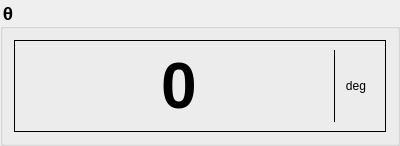
            <widget class="QGroupBox" name="GroupT">
             <property name="minimumSize">
              <size>
               <width>400</width>
               <height>0</height>
              </size>
             </property>
             <property name="maximumSize">
              <size>
               <width>400</width>
               <height>16777215</height>
              </size>
             </property>
             <property name="font">
              <font>
               <family>Arial</family>
               <pointsize>14</pointsize>
               <weight>75</weight>
               <bold>true</bold>
              </font>
             </property>
             <property name="styleSheet">
              <string notr="true">color: rgb(0, 0, 0);</string>
             </property>
             <property name="title">
              <string>θ</string>
             </property>
             <property name="flat">
              <bool>true</bool>
             </property>
             <layout class="QHBoxLayout" name="horizontalLayout_11">
              <item>
               <widget class="QFrame" name="FrameT">
                <property name="minimumSize">
                 <size>
                  <width>200</width>
                  <height>0</height>
                 </size>
                </property>
                <property name="frameShape">
                 <enum>QFrame::Box</enum>
                </property>
                <property name="frameShadow">
                 <enum>QFrame::Plain</enum>
                </property>
                <layout class="QHBoxLayout" name="horizontalLayout_12">
                 <item>
                  <layout class="QVBoxLayout" name="verticalLayout_9">
                   <item>
                    <layout class="QHBoxLayout" name="horizontalLayout_10">
                     <property name="spacing">
                      <number>0</number>
                     </property>
                     <property name="sizeConstraint">
                      <enum>QLayout::SetDefaultConstraint</enum>
                     </property>
                     <item>
                      <spacer name="horizontalSpacer_65">
                       <property name="orientation">
                        <enum>Qt::Horizontal</enum>
                       </property>
                       <property name="sizeHint" stdset="0">
                        <size>
                         <width>40</width>
                         <height>20</height>
                        </size>
                       </property>
                      </spacer>
                     </item>
                     <item>
                      <spacer name="horizontalSpacer_66">
                       <property name="orientation">
                        <enum>Qt::Horizontal</enum>
                       </property>
                       <property name="sizeHint" stdset="0">
                        <size>
                         <width>40</width>
                         <height>20</height>
                        </size>
                       </property>
                      </spacer>
                     </item>
                     <item>
                      <spacer name="horizontalSpacer_67">
                       <property name="orientation">
                        <enum>Qt::Horizontal</enum>
                       </property>
                       <property name="sizeHint" stdset="0">
                        <size>
                         <width>40</width>
                         <height>20</height>
                        </size>
                       </property>
                      </spacer>
                     </item>
                     <item>
                      <widget class="QLabel" name="T_VAL">
                       <property name="sizePolicy">
                        <sizepolicy hsizetype="Fixed" vsizetype="Preferred">
                         <horstretch>0</horstretch>
                         <verstretch>0</verstretch>
                        </sizepolicy>
                       </property>
                       <property name="font">
                        <font>
                         <family>Arial</family>
                         <pointsize>48</pointsize>
                         <weight>75</weight>
                         <bold>true</bold>
                        </font>
                       </property>
                       <property name="styleSheet">
                        <string notr="true">background-color: rgba(255, 255, 255, 0);</string>
                       </property>
                       <property name="frameShape">
                        <enum>QFrame::NoFrame</enum>
                       </property>
                       <property name="frameShadow">
                        <enum>QFrame::Plain</enum>
                       </property>
                       <property name="text">
                        <string>0</string>
                       </property>
                      </widget>
                     </item>
                     <item>
                      <spacer name="horizontalSpacer_68">
                       <property name="orientation">
                        <enum>Qt::Horizontal</enum>
                       </property>
                       <property name="sizeHint" stdset="0">
                        <size>
                         <width>40</width>
                         <height>20</height>
                        </size>
                       </property>
                      </spacer>
                     </item>
                     <item>
                      <spacer name="horizontalSpacer_69">
                       <property name="orientation">
                        <enum>Qt::Horizontal</enum>
                       </property>
                       <property name="sizeHint" stdset="0">
                        <size>
                         <width>40</width>
                         <height>20</height>
                        </size>
                       </property>
                      </spacer>
                     </item>
                     <item>
                      <spacer name="horizontalSpacer_70">
                       <property name="orientation">
                        <enum>Qt::Horizontal</enum>
                       </property>
                       <property name="sizeHint" stdset="0">
                        <size>
                         <width>40</width>
                         <height>20</height>
                        </size>
                       </property>
                      </spacer>
                     </item>
                     <item>
                      <widget class="Line" name="line_9">
                       <property name="frameShadow">
                        <enum>QFrame::Plain</enum>
                       </property>
                       <property name="orientation">
                        <enum>Qt::Vertical</enum>
                       </property>
                      </widget>
                     </item>
                     <item>
                      <widget class="QLabel" name="T_UNIT">
                       <property name="sizePolicy">
                        <sizepolicy hsizetype="Fixed" vsizetype="Preferred">
                         <horstretch>0</horstretch>
                         <verstretch>0</verstretch>
                        </sizepolicy>
                       </property>
                       <property name="minimumSize">
                        <size>
                         <width>40</width>
                         <height>0</height>
                        </size>
                       </property>
                       <property name="baseSize">
                        <size>
                         <width>0</width>
                         <height>0</height>
                        </size>
                       </property>
                       <property name="font">
                        <font>
                         <family>Arial</family>
                        </font>
                       </property>
                       <property name="styleSheet">
                        <string notr="true">background-color: rgba(255, 255, 255, 0);</string>
                       </property>
                       <property name="frameShape">
                        <enum>QFrame::NoFrame</enum>
                       </property>
                       <property name="text">
                        <string>deg</string>
                       </property>
                       <property name="textFormat">
                        <enum>Qt::PlainText</enum>
                       </property>
                       <property name="alignment">
                        <set>Qt::AlignCenter</set>
                       </property>
                       <property name="wordWrap">
                        <bool>false</bool>
                       </property>
                      </widget>
                     </item>
                    </layout>
                   </item>
                  </layout>
                 </item>
                </layout>
               </widget>
              </item>
             </layout>
            </widget>
